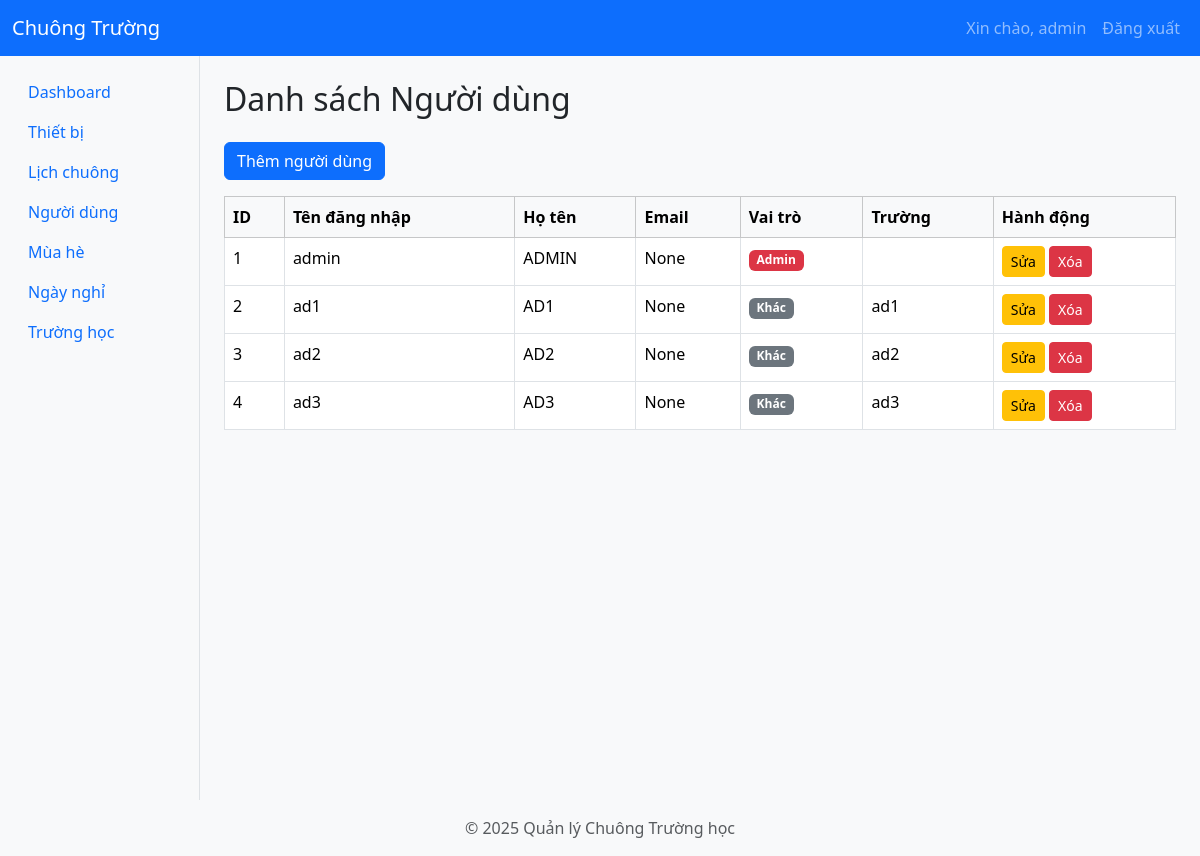
The page /users (signed in) on the database as committed earlier.
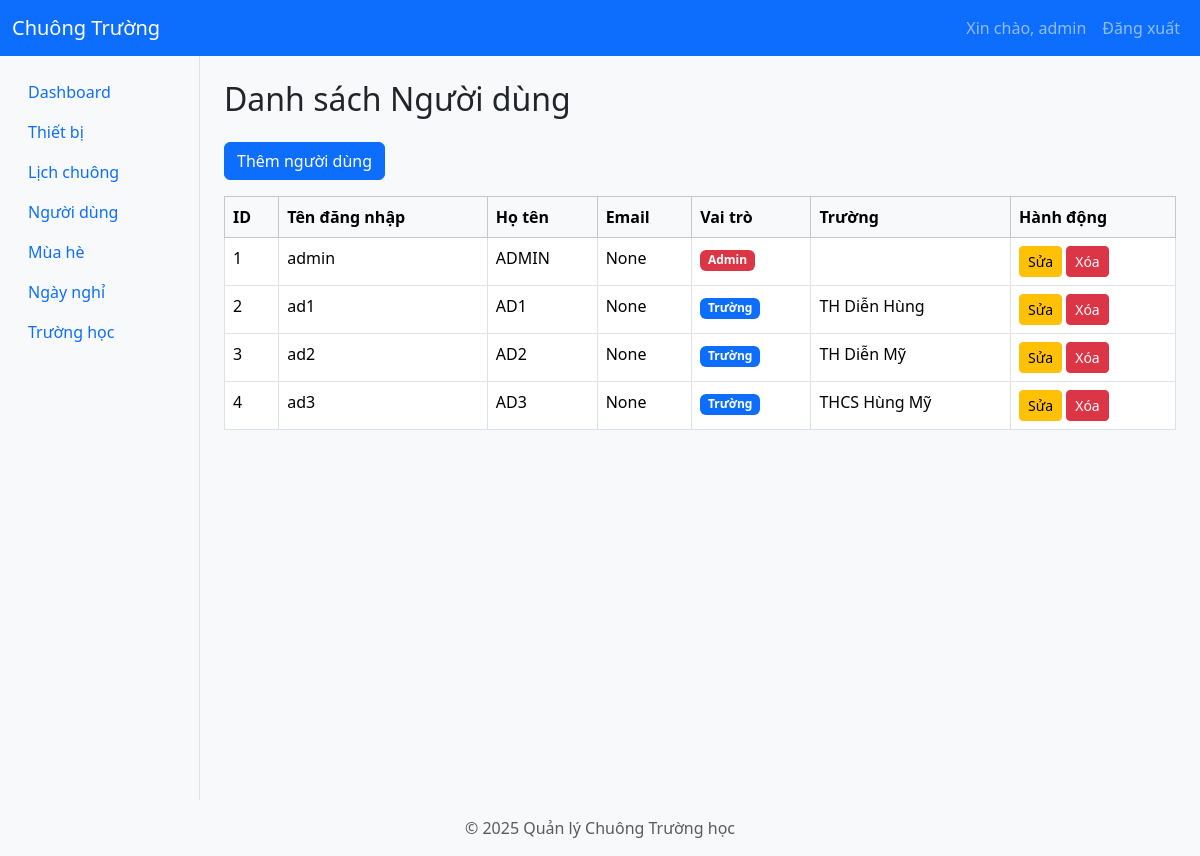
The same page on the database as committed later.
### app/models/user.py (models this page shows, shortened)
class User(db.Model):
    __tablename__ = "users"
    id = db.Column(db.Integer, primary_key=True)
    username = db.Column(db.String(80), unique=True, nullable=False)
    password_hash = db.Column(db.String(128), nullable=False)
    role = db.Column(db.String(50), nullable=False, default="school_user")  # Role: admin, school_admin, school_user
    email = db.Column(db.String(120), unique=True)
    full_name = db.Column(db.String(100))
    school_id = db.Column(db.Integer, db.ForeignKey("schools.id"), nullable=True)  # School association for school_admin
    school = db.relationship("School", back_populates="users")  # Define the relationship
    devices = db.relationship("Device", back_populates="user")

### app/models/school.py (models this page shows)
class School(db.Model):
    __tablename__ = "schools"
    id = db.Column(db.Integer, primary_key=True)
    name = db.Column(db.String(100), nullable=False)
    address = db.Column(db.String(200))
    phone = db.Column(db.String(20))
    users = db.relationship("User", back_populates="school", lazy="dynamic")
    devices = db.relationship("Device", back_populates="school", lazy=True)
    disabled_periods = db.relationship(
        "DisabledPeriod",
        back_populates="school",
        lazy=True
    )
    schedules = db.relationship("Schedule", back_populates="school", lazy=True)

### app/routes/user_routes.py (the view)
@user_bp.route('/users', methods=['GET'])
@login_required
@admin_required
def users_page():
    users = User.query.all()
    schools = School.query.all()
    return render_template('users.html', users=users, schools=schools)

### app/__init__.py (called while the page is built)
def create_app():
    app = Flask(__name__)
    app.config.from_object('app.config.Config')
    db.init_app(app)
    jwt.init_app(app)
    migrate.init_app(app, db)  # Bind Flask-Migrate to the app and db
    login_manager.init_app(app)  # Initialize Flask-Login
    login_manager.login_view = 'auth.login'  # Set the login view
    @app.context_processor
    def inject_user():
        from flask_login import current_user
        return dict(current_user=current_user)
    from app.utils.jwt_patch import apply_jwt_patch
    apply_jwt_patch()
    from app.routes import register_routes
    register_routes(app)
    def get_day_name(index):
        days = ['Thứ 2', 'Thứ 3', 'Thứ 4', 'Thứ 5', 'Thứ 6', 'Thứ 7', 'Chủ Nhật']
        return days[index]
    app.jinja_env.filters['get_day_name'] = get_day_name
    return app

### app/templates/users.html (shortened to what this page needs)
{% extends 'layout.html' %}
{% block content %}
<h2 class="mb-4">Danh sách Người dùng</h2>
<button class="btn btn-primary mb-3" data-bs-toggle="modal" data-bs-target="#addUserModal">Thêm người dùng</button>
<table class="table table-bordered table-hover">
    <thead class="table-light">
        <tr>
            <th>ID</th>
            <th>Tên đăng nhập</th>
            <th>Họ tên</th>
            <th>Email</th>
            <th>Vai trò</th>
            <th>Trường</th>
            <th>Hành động</th>
        </tr>
    </thead>
    <tbody>
        {% for user in users %}
        <tr>
            <td>{{ user.id }}</td>
            <td>{{ user.username }}</td>
            <td>{{ user.full_name }}</td>
            <td>{{ user.email }}</td>
            <td>
                {% if user.role == 'admin' %}
                    <span class="badge bg-danger">Admin</span>
                {% elif user.role == 'school_user' %}
                    <span class="badge bg-primary">Trường</span>
                {% else %}
                    <span class="badge bg-secondary">Khác</span>
                {% endif %}
            </td>
            <td>{{ user.school.name if user.school else '' }}</td>
            <td>
                <a href="/users/edit/{{ user.id }}" class="btn btn-sm btn-warning">Sửa</a>
                <a href="/users/delete/{{ user.id }}" class="btn btn-sm btn-danger" onclick="return confirm('Bạn có chắc muốn xóa?')">Xóa</a>
            </td>
        </tr>
        {% endfor %}
    </tbody>
</table>
{% endblock %}

Rows that differ between the two databases and show on the page:
changed User "ad1": school "ad1" → "TH Diễn Hùng"; role "Khác" → "Trường"
changed User "ad2": school "ad2" → "TH Diễn Mỹ"; role "Khác" → "Trường"
changed User "ad3": school "ad3" → "THCS Hùng Mỹ"; role "Khác" → "Trường"
